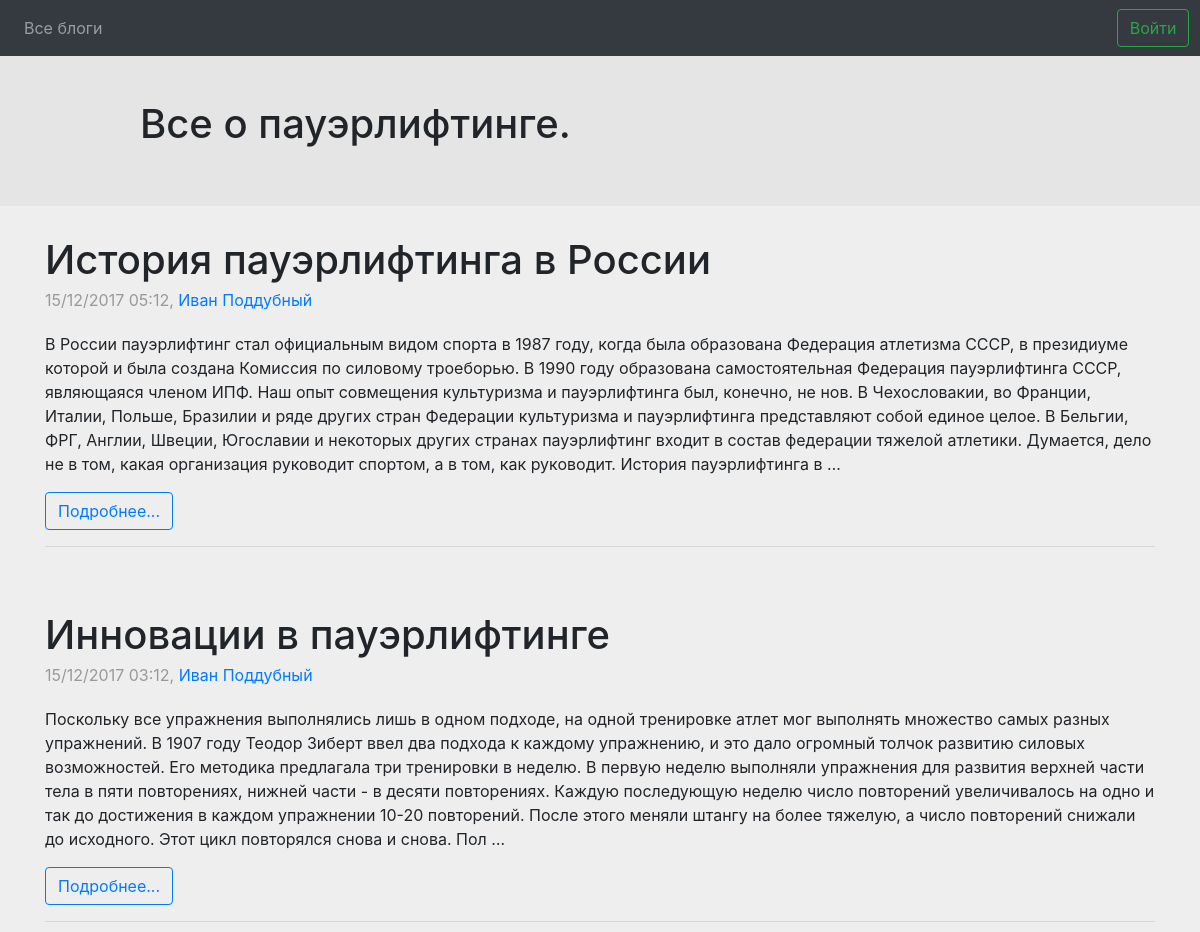
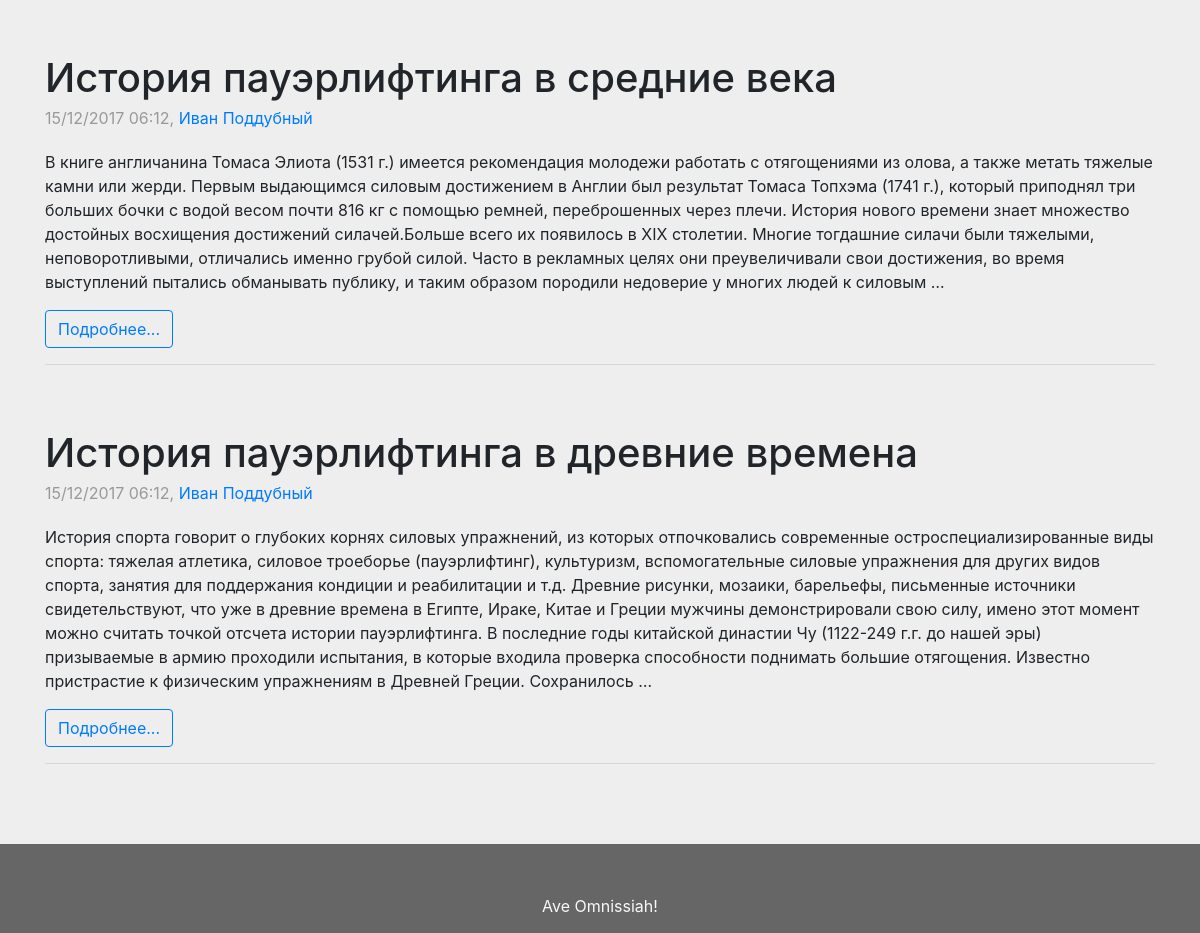
Page /2/ on the committed database (2 pictures, top to bottom).
### users/models.py (models this page shows, shortened)
class Users(models.Model):
    user = models.OneToOneField(User, null=True)
    blog_name = models.CharField(max_length=200, blank=True, verbose_name='Название блога')
    subscribes = models.ManyToManyField('Users', related_name='subscribers', verbose_name='Подписки', blank=True)
    viewed_records = models.ManyToManyField(Record, related_name='viewers', verbose_name='Просмотренные', blank=True)

### blogs/models.py (models this page shows, shortened)
class Record(models.Model):
    creator = models.ForeignKey('users.Users', related_name='records', verbose_name='Автор')
    title = models.CharField(max_length=200, blank=True, verbose_name='Название')
    body = models.TextField(verbose_name='Текст')
    created = models.DateTimeField(auto_now_add=True)
    class Meta:
        ordering = ('-created',)

### blogs/views.py (the view, shortened to what this page needs)
# urls.py: url(r'^(?P<pk>[0-9]+)/$', RecordListView.as_view(), name='records'),
class RecordListView(ListView):
    model = Record
    context_object_name = 'records'
    def get_queryset(self):
        pk_list = [self.kwargs.get('pk', None)]
        queryset = Record.objects.filter(creator_id__in=list(pk_list))
        return queryset
    def get_context_data(self, **kwargs):
        context = super(RecordListView, self).get_context_data(**kwargs)
        try:
            context['title'] = Users.objects.get(id=self.kwargs['pk']).blog_name
        except KeyError:
            context['title'] = 'Лента новостей'
        return context

### templates/blogs/record_list.html (shortened to what this page needs)
{% extends 'main.html' %}
{% block title %}
    <h1>{{ title }}</h1>
{% endblock %}
{% block content %}
    <div class="row">
        <div class="col-12">
            {% for record in records %}
                <div class="blog-post">
                    <h2 class="blog-post-title">
                        {{ record.title }}
                    </h2>
                    <p class="blog-post-meta">
                        {{ record.created|date:"d/m/Y h:m" }},
                        <a href="{% url 'blogs:records' record.creator.id %}">{{ record.creator.user.get_full_name }}</a>
                    </p>
                     <p>{{ record.body|truncatewords:100|safe }}</p>
                    <p class="btn btn-outline-primary"><a href="{% url 'blogs:record' record.id %}">Подробнее...</a></p>
                </div>
            {% endfor %}
        </div>
    </div>
{% endblock %}

### static/styles.css (style rules this page uses)
html { position: relative; min-height: 100%; }
body { background-color: #eee; margin-bottom: 105px; }
.blog-post { margin-bottom: 4rem; border-bottom: 1px solid #868e9640; }
.blog-post-title { margin-bottom: .25rem; font-size: 2.5rem; }
.blog-post-meta { margin-bottom: 1.25rem; color: #999; }
.btn a { text-decoration: None !important; }

### rows in the picture
Users: blog_name "Все о пауэрлифтинге."
Record: title "История пауэрлифтинга в России", created "15/12/2017 05:12", creator.user.get_full_name "Иван Поддубный", body "В России пауэрлифтинг стал официальным видом спорта в 1987 году, когда была образована Федерация атлетизма СССР, в президиуме которой и была создана Комиссия по силовому троеборью. В 1990 году образована самостоятельная Федерация пауэрлифтинга СССР, являющаяся членом ИПФ. Наш опыт совмещения культуризма и пауэрлифтинга был, конечно, не нов. В Чехословакии, во Франции, Италии, Польше, Бразилии и ряде других стран Федерации культуризма и пауэрлифтинга представляют собой единое целое. В Бельгии, ФРГ, Англии, Швеции, Югославии и некоторых других странах пауэрлифтинг входит в состав федерации тяжелой атлетики. Думается, дело не в том, какая организация руководит спортом, а в том, как руководит.…"
Record: title "Инновации в пауэрлифтинге", created "15/12/2017 03:12", creator.user.get_full_name "Иван Поддубный", body "Поскольку все упражнения выполнялись лишь в одном подходе, на одной тренировке атлет мог выполнять множество самых разных упражнений. В 1907 году Теодор Зиберт ввел два подхода к каждому упражнению, и это дало огромный толчок развитию силовых возможностей. Его методика предлагала три тренировки в неделю. В первую неделю выполняли упражнения для развития верхней части тела в пяти повторениях, нижней части - в десяти повторениях. Каждую последующую неделю число повторений увеличивалось на одно и так до достижения в каждом упражнении 10-20 повторений. После этого меняли штангу на более тяжелую, а число повторений снижали до исходного. Этот цикл повторялся снова и снова. Пол …"
Record: title "История пауэрлифтинга в средние века", created "15/12/2017 06:12", creator.user.get_full_name "Иван Поддубный", body "В книге англичанина Томаса Элиота (1531 г.) имеется рекомендация молодежи работать с отягощениями из олова, а также метать тяжелые камни или жерди. Первым выдающимся силовым достижением в Англии был результат Томаса Топхэма (1741 г.), который приподнял три больших бочки с водой весом почти 816 кг с помощью ремней, переброшенных через плечи. История нового времени знает множество достойных восхищения достижений силачей.Больше всего их появилось в XIX столетии. Многие тогдашние силачи были тяжелыми, неповоротливыми, отличались именно грубой силой. Часто в рекламных целях они преувеличивали свои достижения, во время выступлений пытались обманывать публику, и таким образом породили недоверие у…"
Record: title "История пауэрлифтинга в древние времена", created "15/12/2017 06:12", creator.user.get_full_name "Иван Поддубный", body "История спорта говорит о глубоких корнях силовых упражнений, из которых отпочковались современные остроспециализированные виды спорта: тяжелая атлетика, силовое троеборье (пауэрлифтинг), культуризм, вспомогательные силовые упражнения для других видов спорта, занятия для поддержания кондиции и реабилитации и т.д. Древние рисунки, мозаики, барельефы, письменные источники свидетельствуют, что уже в древние времена в Египте, Ираке, Китае и Греции мужчины демонстрировали свою силу, имено этот момент можно считать точкой отсчета истории пауэрлифтинга. В последние годы китайской династии Чу (1122-249 г.г. до нашей эры) призываемые в армию проходили испытания, в которые входила проверка способности…"
